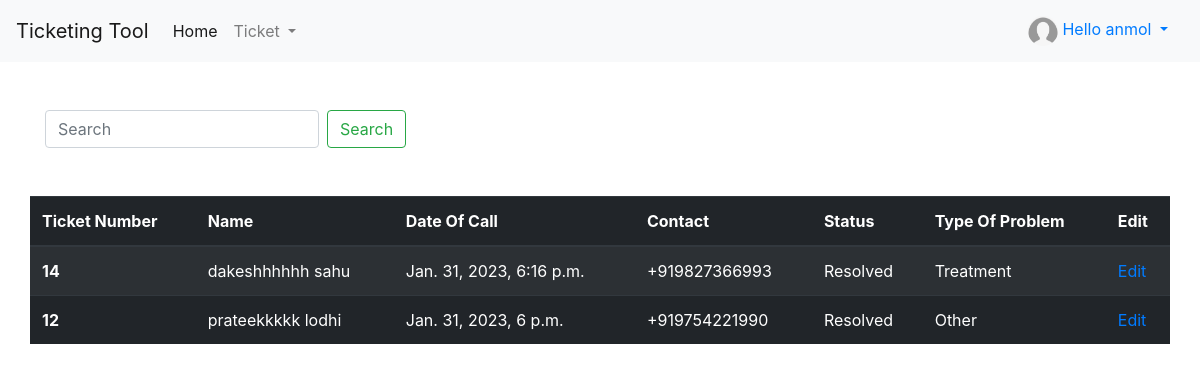
Before: /all-tickets/ (signed in) with the older database file.
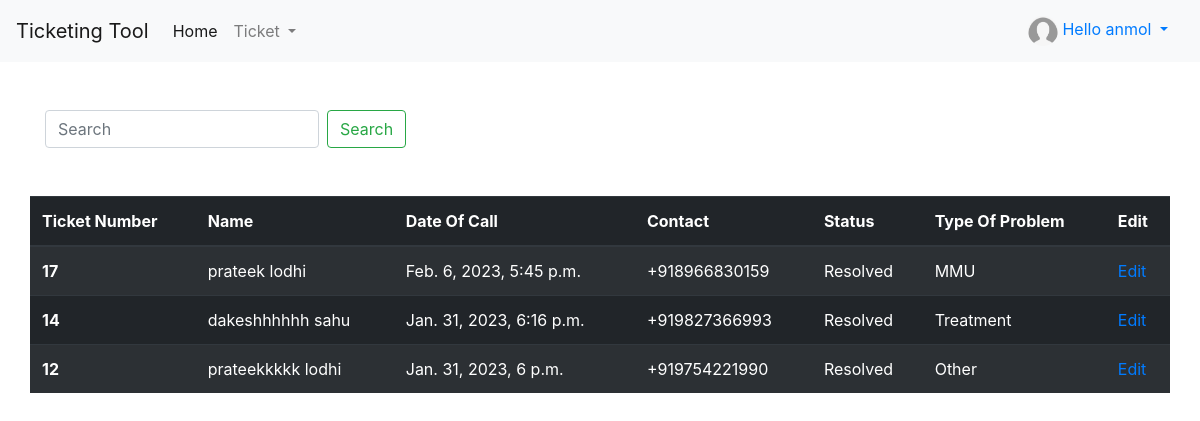
After: the same page with the newer database file.
### tool/models.py (models this page shows, shortened)
class Operator(models.Model):
    user = models.OneToOneField(User,on_delete=models.CASCADE,null=True)
    first_name = models.CharField(max_length=20,null=True,blank=False)
    last_name = models.CharField(max_length=20,null=True,blank=False)
    profile_pic = models.ImageField(upload_to='ProfilePicture/%y/%m/%d',null= True,blank=True)
    date_created = models.DateTimeField(auto_now_add=True,null=True)
    date_updated = models.DateTimeField(auto_now=True)
    email = models.EmailField(max_length=200,null=True,blank=False)

class Ticket(models.Model):
    OPEN_STATUS = 1
    REOPENED_STATUS = 2
    RESOLVED_STATUS = 3
    CLOSED_STATUS = 4
    DUPLICATE_STATUS = 5
    STATUS_CHOICES = (
        (OPEN_STATUS, _('Open')),
        (REOPENED_STATUS, _('Reopened')),
        (RESOLVED_STATUS, _('Resolved')),
        (CLOSED_STATUS, _('Closed')),
        (DUPLICATE_STATUS, _('Duplicate'))
    )
    PRIORITY_CHOICES = (
        (1, _('1. Critical')),
        (2, _('2. High')),
        (3, _('3. Normal')),
        (4, _('4. Low')),
        (5, _('5. Very Low')),
    )
    MMU = 1
    WEBSITE = 2
    TREATMENT = 3
    OTHER = 4
    TYPE_OF_PROBLEM = (
        (MMU,_('MMU')),
        (WEBSITE,_('Website')),
        (TREATMENT,_('Treatment')),
        (OTHER,_('Other')),
    )
    created_by = models.ForeignKey(Operator,on_delete=models.SET_NULL,null=True,blank=True)
    first_name = models.CharField(max_length=25,blank=False,null=False)
    last_name = models.CharField(max_length=25,null=False,blank=False)
    contact = PhoneNumberField(region='IN',max_length=13)
    title = models.CharField(max_length=200)
    created = models.DateTimeField(auto_now_add=True)
    updated = models.DateTimeField(auto_now=True)
    status = models.IntegerField(choices=STATUS_CHOICES,default=OPEN_STATUS)
    on_hold = models.BooleanField(blank=True,default=False)
    description = models.TextField(null=True,blank=True)
    priority = models.IntegerField(choices=PRIORITY_CHOICES,default=3,blank=3)
    image = models.ImageField(upload_to='TicketProblem/%y/%m/%d/',null=True,blank=True)
    type_of_problem = models.IntegerField(choices=TYPE_OF_PROBLEM,default=OTHER)
    class Meta:
        ordering = ['-created']
        indexes = [
            models.Index(fields=['created',])
        ]

### tool/decorators.py (the view)
        def wrapper_func(request,*args,**kwargs):
            group = None
            if request.user.groups.exists():
                group = request.user.groups.all()[0].name
                print(group)
            if group in allowed_roles:
                return view_func(request,*args,**kwargs)
            else:
                return redirect('index')

### tool/views.py (called while the page is built)
@login_required(login_url='login')
@allowed_users(allowed_roles=['operator','admin'])
def allTicket(request):
    tickets_object = request.user.operator.ticket_set.all()
    paginator = Paginator(tickets_object,10)
    query = request.GET.get('query') if request.GET.get('query') != None else ''
    tickets = tickets_object.filter(
        Q(contact__icontains=query) |
        Q(first_name__icontains=query)
    )
    return render(request, 'ticket/allticket.html', {'tickets': tickets})

### tool/templates/ticket/allticket.html (shortened to what this page needs)
{% extends 'base.html' %}
{% block content %}
<div class="mt-5">
    <form class="form-inline my-2 my-lg-0" id="searching-input">
        <input class="form-control mr-sm-2" type="search" placeholder="Search" aria-label="Search" name="query">
        <input class="btn btn-outline-success my-2 my-sm-0" type="submit" value="Search" />
    </form>
</div>
<div class="row" style="overflow-x:auto;">
    <table class="table table-striped table-dark mt-5" style="height: 100px; overflow-y:hidden !important; ">
        <thead>
            <tr>
                <th scope="col">Ticket Number</th>
                <th scope="col">Name</th>
                <th scope="col">Date Of Call</th>
                <th scope="col">Contact</th>
                <th scope="col">Status</th>
                <th scope="col">Type Of Problem</th>
                <th scope="col"> Edit</th>
            </tr>
        </thead>
        <tbody>
            {% for ticket in tickets %}
            <tr>
                <th scope="row">{{ticket.id}}</th>
                <td>{{ticket.first_name}} {{ticket.last_name}}</td>
                <td>{{ticket.created}}</td>
                <td>{{ticket.contact}}</td>
                <td>{{ticket.get_status_display}}</td>
                <td>{{ticket.get_type_of_problem_display}}</td>
                <td><a href="{% url 'update_ticket' ticket.id %}">Edit</a></td>
            </tr>
            {% endfor %}
        </tbody>
    </table>
</div>
{% endblock content %}

### tool/templates/base.html (shortened to what this page needs)
{% load static %}
<!DOCTYPE html>
<html lang="en">
<head>
    <link rel="stylesheet" href="https://cdn.jsdelivr.net/npm/bootstrap@4.0.0/dist/css/bootstrap.min.css"
>
        <link rel="stylesheet" href="{%static 'css/ticket_style.css'%}">
</head>
<body>
    <nav class="navbar navbar-expand-lg navbar-light bg-light">
        <a class="navbar-brand" href="#">Ticketing Tool</a>
        <div class="collapse navbar-collapse" id="navbarSupportedContent">
            {% if request.user.is_authenticated %}
            <ul class="navbar-nav mr-auto">
                <li class="nav-item active">
                    <a class="nav-link" href="{% url 'index' %}">Home </a>
                </li>
                <li class="nav-item dropdown">
                    <a class="nav-link dropdown-toggle" href="#" id="navbarDropdown" role="button"
                        data-toggle="dropdown" aria-haspopup="true" aria-expanded="false">
                        Ticket
                    </a>
                </li>
            </ul>
            {% endif %}
            <div class="d-flex" role="search">
                <span class="dropdown">
                    {% if request.user.is_authenticated %}
                    <a class="nav-link dropdown-toggle" href="#" id="navbarDropdown" role="button"
                        data-toggle="dropdown" aria-haspopup="true" aria-expanded="false">
                        <img
                        {% if request.user.operator.profile_pic %}
                        src="{{request.user.operator.profile_pic.url}}"
                        {% else %}
                        src="{% static 'images/profile.png' %}"
                        {% endif %}
                        alt="{{form.user.operator.first_name}}"
                        style="width: 30px;height: 30px; border-radius: 50%;
                        background-size: cover;
                        background-position: center;">
                        Hello {{request.user.operator.first_name|default:request.user.username}}
                    </a>
                    {%else%}
                    <a href="{% url 'login' %}">Login-in</a>
                    {% endif %}
                </span>
            </div>
        </div>
    </nav>
    <div class="container">
        {% block content %}
        {% endblock content %}
    </div>
</body>
</html>

### tool/static/css/ticket_style.css (style rules this page uses)
body { margin: 0; padding: 0; }

Changed rows visible on the page:
added Ticket: id "17", first_name "prateek", last_name "lodhi", created "Feb. 6, 2023, 5:45 p.m.", contact "+918966830159", status "Resolved", type_of_problem "MMU"
